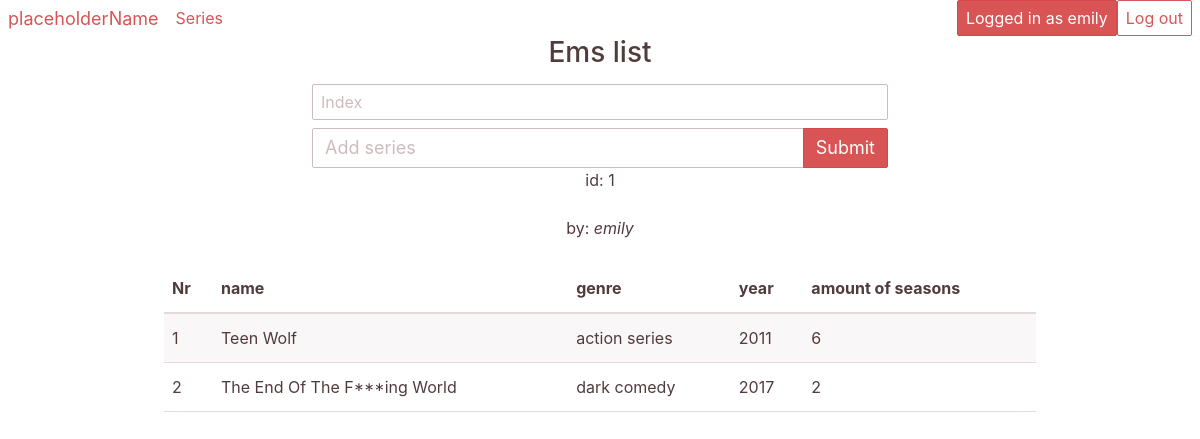
/rankinglist/1 (signed in), run on the app's committed database.
### SB/models/__init__.py (models this page shows, shortened)
class User(db.Model, UserMixin):
    __tablename__ = 'users'
    id = db.Column(db.Integer, primary_key=True, autoincrement=True)
    email = db.Column(db.String(64), unique=True, index=True)
    username = db.Column(db.String(64), unique=True, index=True)
    password_hash = db.Column(db.String(256))
    @classmethod
    def get_username(cls, id):
        data = cls.query.filter_by(id=id).first()
        return data.username

### SB/models/ranking.py (models this page shows, shortened)
class Rankinglist(db.Model):
    __tablename__ = 'rankinglist'
    rankinglist_id = db.Column(db.Integer, primary_key=True, autoincrement=True)
    title = db.Column(db.String(64), unique=True, index=True)
    creator = db.Column(db.Integer, db.ForeignKey('users.id'))
    date_added = db.Column(db.DateTime)
    contents = db.relationship('RankinglistItem', backref="ranklist")
    @classmethod
    def get_data(cls, rankinglist_id):
        data = cls.query.filter_by(rankinglist_id=rankinglist_id).first()
        return [
            data.title,
            data.creator,
            data.date_added,
            data.contents]

### SB/models/series.py (models this page shows, shortened)
class Series(db.Model):
    __tablename__ = 'series'
    id = db.Column(db.Integer, primary_key=True, autoincrement=True)
    name = db.Column(db.String(64), unique=True, index=True)
    img = db.Column(db.BLOB)
    description = db.Column(db.String(512))
    year = db.Column(db.Integer)
    genre = db.Column(db.String(16))
    seasons = db.Column(db.Integer)
    added_by = db.Column(db.Integer, db.ForeignKey('users.id'))
    @classmethod
    def get_data(cls, id):
        data = cls.query.filter_by(id=id).first()
        return [
            data.id,
            data.name,
            data.description,
            data.year,
            data.genre,
            data.seasons,
            data.added_by,]

### SB/views/ranking/__init__.py (the view)
@blueprint.route("/<int:list_id>", methods=['GET', 'POST'])
def rankinglist(list_id):
    form = AddItem()
    if form.validate_on_submit():
        new_entry = RankinglistItem(list_id, form.id.data, form.index.data)
        db.session.add(new_entry)
        db.session.commit()
        flash(f"Sucessfully added entry")
        return redirect(f'./{list_id}')
    title, creator, date_added, contents = Rankinglist.get_data(
        rankinglist_id=list_id)
    creator = User.get_username(creator)
    entries = RankinglistItem.get_data(list_id)
    index = [x[2] for x in entries]
    series = [Series.get_data(x[1]) for x in entries]
    length = len(series)
    return render_template('ranklist.html',
                           title=title,
                           rankinglist_id=list_id,
                           creator=creator,
                           date_added=date_added,
                           index=index,
                           series=series,
                           length=length,
                           form=form)

### SB/views/ranking/__init__.py
class AddItem(FlaskForm):
    id = IntegerField('Series ID', validators=[
                       validators.DataRequired("Title is required")])
    index = IntegerField('Index', validators=[
                       validators.DataRequired("Index is required")])
    submit = SubmitField('Submit')

### SB/login/__init__.py (shortened to what this page needs)
class RegistrationForm(FlaskForm):
    email = StringField('Email', validators=[DataRequired(), Email()])
    username = StringField('Username', validators=[DataRequired()])
    password = PasswordField('Password',
                             validators=[DataRequired(),
                                         EqualTo('pass_confirm',
                                         message='Passwords Must Match!')])
    pass_confirm = PasswordField(
        'Confirm password', validators=[DataRequired()])
    submit = SubmitField('Register')

### SB/models/__init__.py (called while the page is built)
@login_manager.user_loader
def load_user(user_id):
    return User.query.get(user_id)

### SB/models/ranking.py (called while the page is built)
    @classmethod
    def get_data(cls, rankinglist_id):
        L = []
        data = cls.query.filter_by(rankinglist_id=rankinglist_id).all()
        for item in data:
            itemlist = []
            itemlist.append(item.rankinglist_id)
            itemlist.append(item.series)
            itemlist.append(item.index)
            L.append(itemlist)
        return L

### SB/views/secure/__init__.py (called while the page is built, shortened)
@app.context_processor
def secure():
    register_form = RegistrationForm()
    login_form = LoginForm()
    return dict(login_form=login_form, register_form=register_form)

### SB/views/ranking/templates/ranklist.html (shortened to what this page needs)
{% extends "base.html" %}
{% block content %}
<div class="container">
    <div class="columns">
        <div class="column col-9 col-mx-auto" id="rankinglisttitle">
            <h3 class="text-center">{{ title }}</h3>
        </div>
    </div>
    <div class="columns">
        <div class="column col-6 col-mx-auto">
            <form method="POST">
                <div class="form-group">
                    {{form.index(class="form-input", type="number", placeholder="Index")}}
                </div>
                <div class="form-group">
                    <div class="input-group">
                        {{ form.id(class="form-input input-lg", type="number", placeholder="Add series") }}
                        {{ form.submit(class="btn btn-primary input-group-btn btn-lg")}}
                      </div>
                </div>
            </form>
        </div>
    </div>
    <div class="columns">
        <div class="column col-6 col-mx-auto">
            <div id="rankinglistdescription">
                <p class="text-center">id: {{ rankinglist_id }}</p>
            </div>
        </div>
    </div>
    <div class="columns">
        <div class="column col-3 col-mx-auto">
            <p class="text-center">by: <i>{{ creator }}</i></p>
        </div>
    </div>
    <div class="columns">
        <div class="column col-9 col-mx-auto">
            <table class="table table-striped table-hover">
                <thead>
                    <tr>
                        <th>Nr</th>
                        <th>name</th>
                        <th>genre</th>
                        <th>year</th>
                        <th>amount of seasons</th>
                    </tr>
                </thead>
                <tbody>
                    {% for x in range(length) %}
                    <tr>
                        <td>{{ index[x] }}</td>
                        <td>{{ series[x][1] }}</td>
                        <td>{{ series[x][4] }}</td>
                        <td>{{ series[x][3] }}</td>
                        <td>{{ series[x][5] }}</td>
                    </tr>
                    {% endfor %}
                </tbody>
            </table>
        </div>
    </div>
</div>
{% endblock %}

### SB/base/templates/navbar_loggedin.html (shortened to what this page needs)
 <div class="container">
    <div class="columns">
        <div class="column col-lg">
            <header class="navbar">
                <div class="navbar-section">
                    <a href="{{ url_for('base.index') }}" class="navbar-brand mr-2">placeholderName</a>
                    <a class="btn btn-link" href="{{ url_for('series.index') }}">Series</a>
                </div>
                <div class="navbar-section">
                    <a class="btn btn-primary" href="{{ url_for('secure.profile') }}">Logged in as {{ current_user.username }}</a>
                    <a class="btn btn-secondary" href="{{ url_for('secure.logout') }}">Log out</a>
                </div>
        </div>
    </div>
</div>

### data on the page
User: username "emily"
Rankinglist: title "Ems list"
Series: name "Teen Wolf", genre "action series", year "2011"
Series: name "The End Of The F***ing World", genre "dark comedy", year "2017"

### other printed values
{{ rankinglist_id }} "1"
{{ index[x] }} "1" "2"
{{ series[x][5] }} "6" "2"
